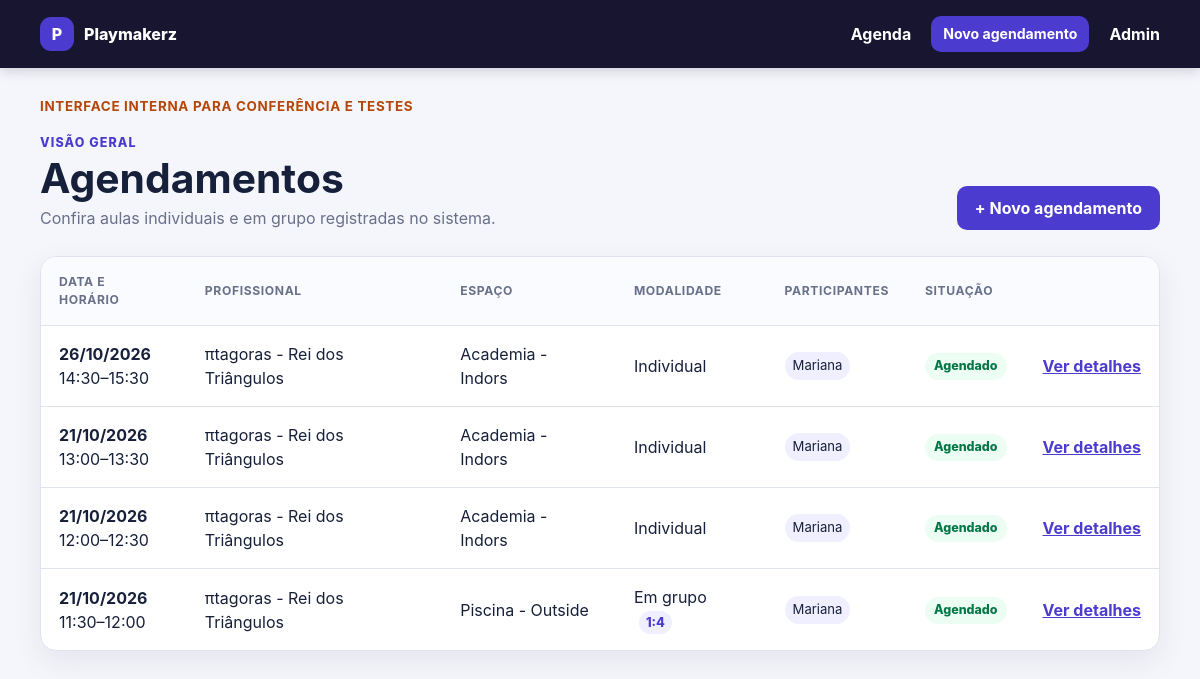
Page /agendamentos/ (signed in) on the earlier database version.
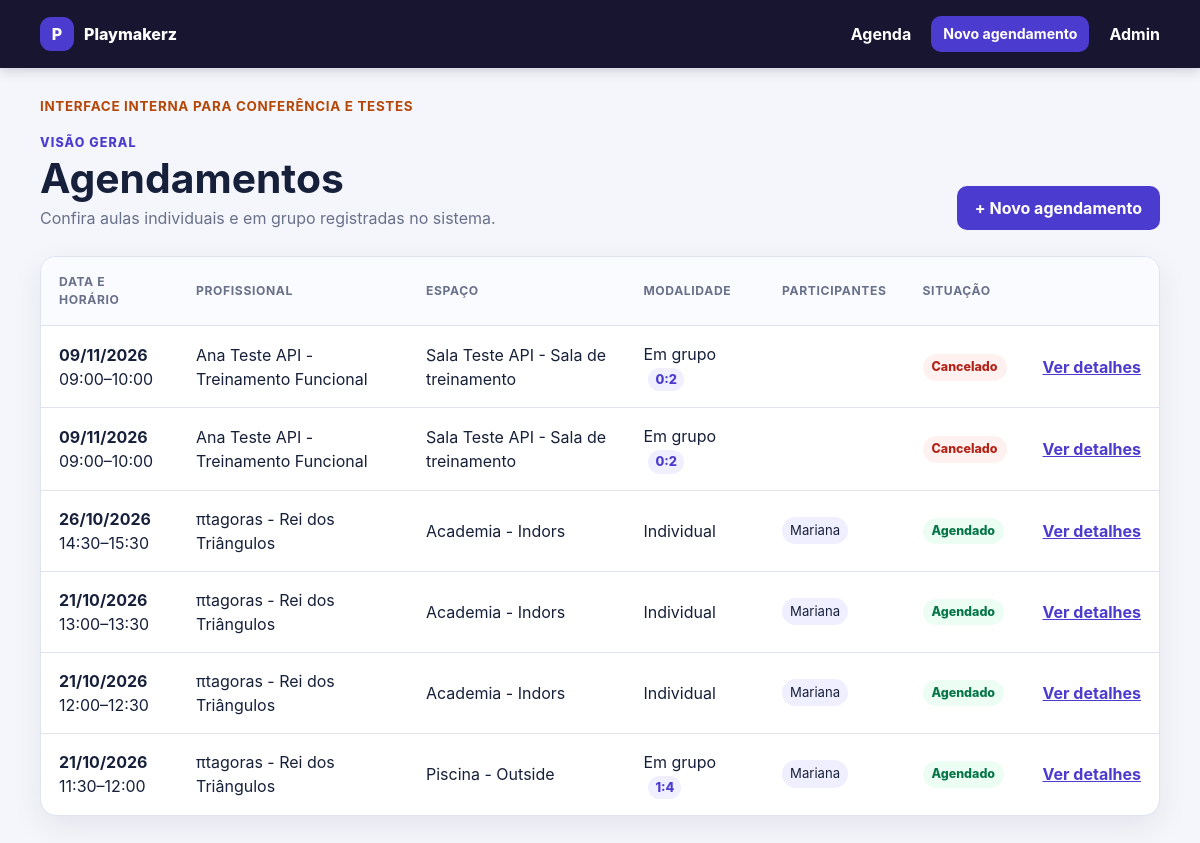
Same page on the later database version.
### agendamentos/models.py (models this page shows, shortened)
class Agendamento(models.Model):
    class Modalidade(models.TextChoices):
        INDIVIDUAL = "individual", "Individual"
        GRUPO = "grupo", "Em grupo"
    class Situacao(models.TextChoices):
        AGENDADO = "agendado", "Agendado"
        CANCELADO = "cancelado", "Cancelado"
        REALIZADO = "realizado", "Realizado"
    profissional = models.ForeignKey(
        "usuarios.Profissional",
        on_delete=models.PROTECT,
        related_name="agendamentos",
    )
    espaco = models.ForeignKey(
        "app.Espaco",
        on_delete=models.PROTECT,
        related_name="agendamentos",
    )
    modalidade = models.CharField(
        max_length=12,
        choices=Modalidade.choices,
        default=Modalidade.INDIVIDUAL,
    )
    limite_participantes = models.PositiveIntegerField(default=1)
    atletas = models.ManyToManyField(
        "usuarios.Atleta",
        related_name="agendamentos",
        through="ParticipacaoAgendamento",
        through_fields=("agendamento", "atleta"),
    )
    equipamentos = models.ManyToManyField(
        "app.Equipamento",
        related_name="agendamentos",
        blank=True,
    )
    registrado_por = models.ForeignKey(
        "usuarios.Funcionario",
        on_delete=models.PROTECT,
        related_name="agendamentos_registrados",
    )
    inicio = models.DateTimeField()
    fim = models.DateTimeField()
    situacao = models.CharField(
        max_length=20,
        choices=Situacao.choices,
        default=Situacao.AGENDADO,
    )
    observacoes = models.TextField(blank=True)
    motivo_cancelamento = models.TextField(blank=True)
    cancelado_em = models.DateTimeField(null=True, blank=True)
    criado_em = models.DateTimeField(auto_now_add=True)
    atualizado_em = models.DateTimeField(auto_now=True)
    class Meta:
        ordering = ("inicio", "id")
        constraints = [
            models.CheckConstraint(
                condition=(
                    models.Q(
                        modalidade="individual",
                        limite_participantes=1,
                    )
                    | models.Q(
                        modalidade="grupo",
                        limite_participantes__gte=2,
                    )
                ),
                name="agendamento_modalidade_limite_valido",
            ),
        ]
        indexes = [
            models.Index(fields=("inicio", "fim")),
            models.Index(fields=("profissional", "inicio", "fim")),
            models.Index(fields=("espaco", "inicio", "fim")),
        ]

class ParticipacaoAgendamento(models.Model):
    class Tipo(models.TextChoices):
        REGULAR = "regular", "Regular"
        EXPERIMENTAL = "experimental", "Experimental"
    class Situacao(models.TextChoices):
        CONFIRMADA = "confirmada", "Confirmada"
        CANCELADA = "cancelada", "Cancelada"
        PRESENTE = "presente", "Presente"
        FALTA = "falta", "Falta"
        FALTA_JUSTIFICADA = "falta_justificada", "Falta justificada"
    agendamento = models.ForeignKey(
        Agendamento,
        on_delete=models.CASCADE,
        related_name="participacoes",
    )
    atleta = models.ForeignKey(
        "usuarios.Atleta",
        on_delete=models.PROTECT,
        related_name="participacoes_agendamento",
    )
    registrado_por = models.ForeignKey(
        "usuarios.Funcionario",
        on_delete=models.PROTECT,
        related_name="participacoes_registradas",
        null=True,
        blank=True,
    )
    tipo = models.CharField(
        max_length=20,
        choices=Tipo.choices,
        default=Tipo.REGULAR,
    )
    situacao = models.CharField(
        max_length=20,
        choices=Situacao.choices,
        default=Situacao.CONFIRMADA,
    )
    observacoes = models.TextField(blank=True)
    motivo_cancelamento = models.TextField(blank=True)
    cancelado_em = models.DateTimeField(null=True, blank=True)
    criado_em = models.DateTimeField(auto_now_add=True)
    atualizado_em = models.DateTimeField(auto_now=True)
    class Meta:
        ordering = ("agendamento", "atleta")
        constraints = [
            models.UniqueConstraint(
                fields=("agendamento", "atleta"),
                name="participacao_unica_por_agendamento_atleta",
            ),
            models.UniqueConstraint(
                fields=("atleta",),
                condition=(
                    models.Q(tipo="experimental")
                    & ~models.Q(situacao="cancelada")
                ),
                name="uma_experimental_ativa_por_atleta",
            ),
        ]
        indexes = [
            models.Index(fields=("atleta", "situacao")),
            models.Index(fields=("atleta", "tipo", "situacao")),
        ]

### usuarios/models.py (models this page shows, shortened)
class Profissional(models.Model):
    usuario = models.OneToOneField(
        Usuario,
        on_delete=models.PROTECT,
        related_name="profissional"
    )
    especialidade = models.CharField(max_length=100)
    ativo = models.BooleanField(default=True)
    def __str__(self):
        return f"{self.usuario} - {self.especialidade}"

class Usuario(models.Model):
    user = models.OneToOneField(
        settings.AUTH_USER_MODEL,
        on_delete=models.PROTECT,
        related_name="perfil"
    )
    telefone = models.CharField(
        max_length=20,
        blank=True
    )
    def __str__(self):
        return self.user.get_full_name() or self.user.username

class Atleta(models.Model):
    nome = models.CharField(max_length=150)
    email = models.EmailField(blank=True)
    usuario = models.OneToOneField(
        Usuario,
        on_delete=models.PROTECT,
        related_name="atleta",
        null=True,
        blank=True
    )
    data_de_nascimento = models.DateField(
        null=True,
        blank=True
    )
    telefone = models.CharField(
        max_length=20,
        blank=True
    )
    objetivos = models.TextField(blank=True)
    ativo = models.BooleanField(default=True)
    responsavel = models.ForeignKey(
        Responsavel,
        on_delete=models.PROTECT,
        related_name="atletas",
        null=True,
        blank=True
    )

### app/models.py (models this page shows, shortened)
class Espaco(models.Model):
    nome = models.CharField(max_length=100)
    tipo = models.CharField(max_length=50)
    capacidade = models.PositiveIntegerField()
    def __str__(self):
        return f"{self.nome} - {self.tipo}"

### agendamentos/views.py (the view)
# urls.py: path("", views.lista_agendamentos, name="lista"),
@staff_member_required
def lista_agendamentos(request: HttpRequest) -> HttpResponse:
    agendamentos = (
        Agendamento.objects.select_related(
            "profissional__usuario__user",
            "espaco",
            "registrado_por__usuario__user",
        )
        .prefetch_related("participacoes__atleta")
        .annotate(
            inscritos_ativos=Count(
                "participacoes",
                filter=~Q(participacoes__situacao="cancelada"),
                distinct=True,
            )
        )
        .order_by("-inicio", "-id")
    )
    return render(
        request,
        "agendamentos/lista.html",
        {"agendamentos": agendamentos},
    )

### agendamentos/templates/agendamentos/lista.html (shortened to what this page needs)
{% extends "agendamentos/base.html" %}
{% block content %}
<section class="page-heading">
    <div>
        <p class="eyebrow">Visão geral</p>
        <h1>Agendamentos</h1>
        <p>Confira aulas individuais e em grupo registradas no sistema.</p>
    </div>
    <a class="button" href="{% url 'agendamentos:novo' %}">+ Novo agendamento</a>
</section>
{% if agendamentos %}
    <div class="table-card">
        <table>
            <thead>
                <tr>
                    <th>Data e horário</th>
                    <th>Profissional</th>
                    <th>Espaço</th>
                    <th>Modalidade</th>
                    <th>Participantes</th>
                    <th>Situação</th>
                    <th></th>
                </tr>
            </thead>
            <tbody>
                {% for agendamento in agendamentos %}
                    <tr>
                        <td>
                            <strong>{{ agendamento.inicio|date:"d/m/Y" }}</strong><br>
                            {{ agendamento.inicio|date:"H:i" }}–{{ agendamento.fim|date:"H:i" }}
                        </td>
                        <td>{{ agendamento.profissional }}</td>
                        <td>{{ agendamento.espaco }}</td>
                        <td>
                            {{ agendamento.get_modalidade_display }}
                            {% if agendamento.modalidade == "grupo" %}
                                <span class="capacity-count">{{ agendamento.inscritos_ativos }}:{{ agendamento.limite_participantes }}</span>
                            {% endif %}
                        </td>
                        <td>
                            {% for participacao in agendamento.participacoes.all %}
                                {% if participacao.situacao != "cancelada" %}
                                    <span class="person-chip">{{ participacao.atleta.nome }}</span>
                                {% endif %}
                            {% empty %}
                                —
                            {% endfor %}
                        </td>
                        <td><span class="status status-{{ agendamento.situacao }}">{{ agendamento.get_situacao_display }}</span></td>
                        <td><a class="link" href="{% url 'agendamentos:detalhe' agendamento.id %}">Ver detalhes</a></td>
                    </tr>
                {% endfor %}
            </tbody>
        </table>
    </div>
{% endif %}
{% endblock %}

### agendamentos/templates/agendamentos/base.html (shortened to what this page needs)
{% load static %}
<!doctype html>
<html lang="pt-BR">
<head>
    <link rel="stylesheet" href="{% static 'agendamentos/style.css' %}?v=20261021-1">
</head>
<body>
    <header class="topbar">
        <div class="container topbar-content">
            <a class="brand" href="{% url 'agendamentos:lista' %}">
                <span class="brand-mark">P</span>
                <span>Playmakerz</span>
            </a>
            <nav>
                <a href="{% url 'agendamentos:lista' %}">Agenda</a>
                <a class="button button-small" href="{% url 'agendamentos:novo' %}">Novo agendamento</a>
                <a href="{% url 'admin:index' %}">Admin</a>
            </nav>
        </div>
    </header>
    <main class="container page">
        <div class="environment-note">Interface interna para conferência e testes</div>
        {% block content %}{% endblock %}
    </main>
</body>
</html>

### agendamentos/static/agendamentos/style.css (style rules this page uses)
:root { --background: #f5f6fb; --surface: #ffffff; --text: #17203a; --muted: #68708a; --primary: #4c3bcf; --primary-dark: #3727aa; --border: #dfe3ef; --danger: #b42318; --danger-soft: #fff1f0; --success: #067647; --success-soft: #ecfdf3; --warning: #b54708; --warning-soft: #fffaeb; --shadow: 0 10px 30px rgba(34, 43, 80, 0.08); }
* { box-sizing: border-box; }
body { margin: 0; background: var(--background); color: var(--text); font-family: Inter, ui-sans-serif, system-ui, -apple-system, BlinkMacSystemFont, "Segoe UI", sans-serif; line-height: 1.5; }
a { color: inherit; }
.container { width: min(1120px, calc(100% - 32px)); margin: 0 auto; }
.topbar { background: #171530; color: #fff; box-shadow: 0 2px 12px rgba(23, 21, 48, 0.2); }
.topbar-content { min-height: 68px; display: flex; align-items: center; justify-content: space-between; gap: 24px; }
.brand { display: flex; align-items: center; gap: 10px; font-weight: 800; text-decoration: none; }
.brand-mark { display: grid; place-items: center; width: 34px; height: 34px; border-radius: 11px; background: var(--primary); }
nav { display: flex; align-items: center; gap: 20px; }
nav > a { text-decoration: none; font-weight: 650; }
.page { padding: 28px 0 56px; }
.environment-note { margin-bottom: 18px; color: var(--warning); font-size: 0.84rem; font-weight: 700; text-transform: uppercase; letter-spacing: 0.05em; }
.page-heading { display: flex; align-items: flex-end; justify-content: space-between; gap: 24px; margin: 18px 0 26px; }
.page-heading h1 { margin: 2px 0 4px; font-size: clamp(1.8rem, 4vw, 2.55rem); line-height: 1.15; }
.page-heading p { margin: 0; color: var(--muted); }
.eyebrow { color: var(--primary) !important; font-size: 0.78rem; font-weight: 800; letter-spacing: 0.09em; text-transform: uppercase; }
.button { display: inline-flex; justify-content: center; align-items: center; min-height: 42px; padding: 10px 18px; border: 0; border-radius: 10px; background: var(--primary); color: #fff; cursor: pointer; font: inherit; font-weight: 750; text-decoration: none; }
.button-small { min-height: 34px; padding: 7px 12px; font-size: 0.88rem; }
.card, .table-card { background: var(--surface); border: 1px solid var(--border); border-radius: 16px; box-shadow: var(--shadow); }
.table-card { overflow-x: auto; }
table { width: 100%; border-collapse: collapse; }
th, td { padding: 16px 18px; border-bottom: 1px solid var(--border); text-align: left; vertical-align: middle; }
th { background: #fafbfe; color: var(--muted); font-size: 0.76rem; letter-spacing: 0.05em; text-transform: uppercase; }
tr:last-child td { border-bottom: 0; }
.link { color: var(--primary); font-weight: 750; white-space: nowrap; }
.person-chip { display: inline-block; margin: 2px 3px 2px 0; padding: 4px 8px; border-radius: 999px; background: #f0efff; font-size: 0.82rem; }
.status { display: inline-flex; padding: 4px 9px; border-radius: 999px; background: #eef0f5; color: #475467; font-size: 0.78rem; font-weight: 800; }
.status-agendado, .status-confirmada { background: var(--success-soft); color: var(--success); }
.status-cancelado, .status-cancelada { background: var(--danger-soft); color: var(--danger); }
.capacity-count { display: inline-block; margin-left: 5px; padding: 2px 7px; border-radius: 999px; background: #f0efff; color: var(--primary); font-size: 0.8rem; font-weight: 850; }

Differences in the rows shown:
added Agendamento: inicio "09/11/2026", inicio "09:00", fim "10:00", profissional "Ana Teste API - Treinamento Funcional", espaco "Sala Teste API - Sala de treinamento", modalidade "Em grupo", inscritos_ativos "0", limite_participantes "2", situacao "Cancelado"
added Agendamento: inicio "09/11/2026", inicio "09:00", fim "10:00", profissional "Ana Teste API - Treinamento Funcional", espaco "Sala Teste API - Sala de treinamento", modalidade "Em grupo", inscritos_ativos "0", limite_participantes "2", situacao "Cancelado"
